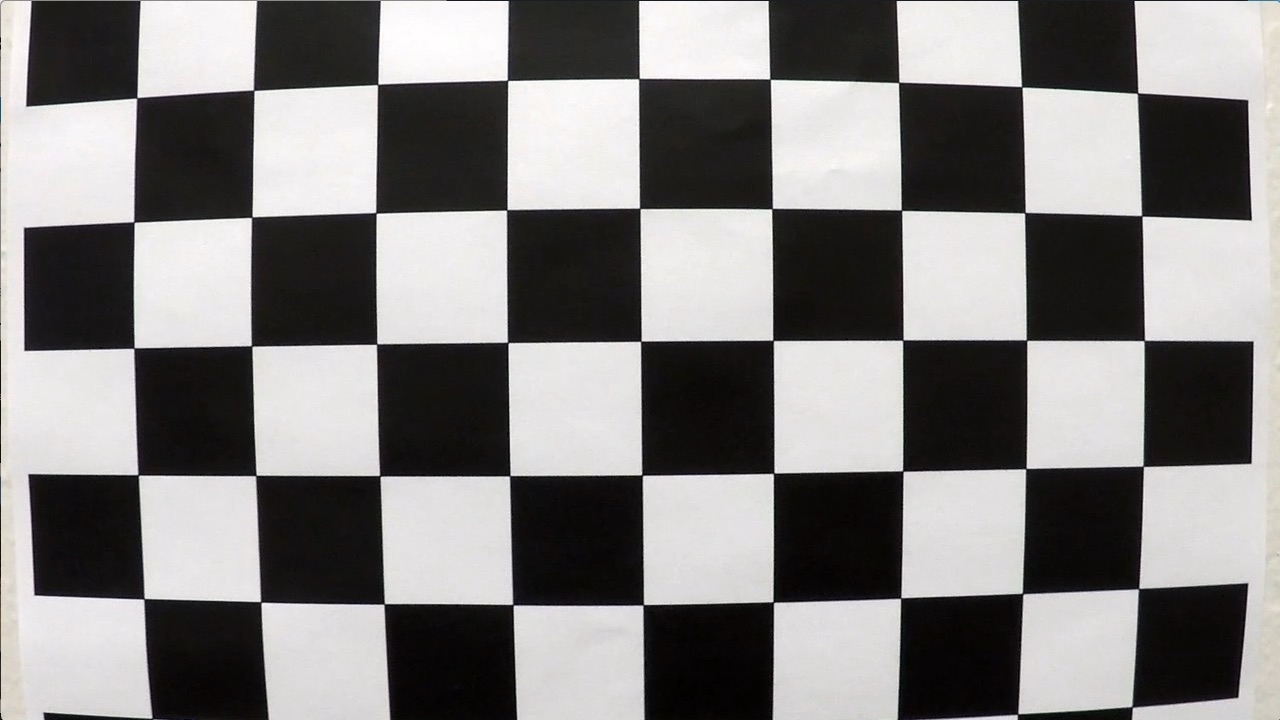
#> input picture advanced_lane_finder/data/camera_cal/calibration1.jpg, 1280 x 720 px
$ python test_pipeline.py   (older library calls are emulated)
#> lines starting #> are read from the running program, lines starting #| are printed output that depends on the picture
### advanced_lane_finder/core/pipeline.py
import cv2
import glob
import matplotlib.pyplot as plt
import numpy as np
import os

from advanced_lane_finder.core.calibration import Calibration
from advanced_lane_finder.core.color import Color
from advanced_lane_finder.core.geometry import Point
from advanced_lane_finder.core.geometry import Transformation
from advanced_lane_finder.core.geometry import Trapezoid
from advanced_lane_finder.core.gradient import Gradient
from advanced_lane_finder.core.lines import Lines
from advanced_lane_finder.core.perspective import Perspective


class Pipeline:
    def __init__(self, nx, ny, kernel_size=3):
        self.img_ = {}
        self.calibration_ = Calibration(nx, ny)
        self.gradient_ = Gradient(kernel_size)
        self.lines_ = Lines()
        self.color_ = {}
        self.perspective_ = {}
        self.gradient_images_ = []
        self.filtered_ = {}
        self.calibration_path_ = "advanced_lane_finder/data/camera_cal/calibration*.jpg"
        self.curvatures_ = {"left": [], "right": []}
        self.offsets_ = []
        self.previous_polinomial_ = {"left": [], "right": [], "set": False}

    def GetCurvatures(self):
        return self.curvatures_

    def GetOffsets(self):
        return self.offsets_

    def Calibrate(self, calibration_images_pattern):
        files = glob.glob(calibration_images_pattern)
        for image in files:
            img = plt.imread(image)
#> img is the input picture: shape (720, 1280, 3); mean R, G, B 130.1, 128.4, 127.8
            gray = cv2.cvtColor(img, cv2.COLOR_RGB2GRAY)
            self.calibration_.Update(gray)
        self.calibration_.Calibrate()

    def InitPerspective(self):

        src_p0 = Point(165, 720)
        src_p1 = Point(550, 480)
        src_p2 = Point(730, 480)
        src_p3 = Point(1115, 720)

        src_trp = Trapezoid(src_p0, src_p1, src_p2, src_p3)

        dst_p0 = Point(250, 720)
        dst_p1 = Point(250, 460)
        dst_p2 = Point(980, 460)
        dst_p3 = Point(980, 720)

        dst_trp = Trapezoid(dst_p0, dst_p1, dst_p2, dst_p3)

        transformation = Transformation(src_trp, dst_trp)
        self.perspective_ = Perspective(transformation)

    def Undistort(self, img):
        self.img_ = self.calibration_.Undistort(img)

    def CalculateGradient(self):
        self.gradient_.CalculateGradient(self.img_)

    def FilterGradients(
        self,
        absolute_thresh=(0, 255),
        magnitude_thresh=(0, 255),
        direction_thresh=(0, np.pi / 2),
    ):
        absolute = self.gradient_.AbsoluteThreshold(absolute_thresh)
        self.gradient_images_.append(absolute[0])
        self.gradient_images_.append(absolute[1])
        self.gradient_images_.append(self.gradient_.MagnitudeThreshold(magnitude_thresh))
        self.gradient_images_.append(self.gradient_.DirectionThreshold(direction_thresh))

    def InitColor(self):
        self.color_ = Color(self.img_)

    def FilterColor(self, threshold=(0, 255)):
        self.filtered_ = self.color_.Filter(threshold)

    def JoinOption(self, option="A"):
        combined = np.zeros_like(self.gradient_images_[0])
        abs_threshold = []
        abs_threshold.append(self.gradient_images_[0])
        abs_threshold.append(self.gradient_images_[1])
        mag_threshold = self.gradient_images_[2]
        dir_threshold = self.gradient_images_[3]
        if option is "A":
            combined[
                ((abs_threshold[0] == 1) | ((mag_threshold == 1) & (dir_threshold == 1)))
                | (self.filtered_ == 1)
            ] = 1
        elif option is "B":
            combined[(abs_threshold[0] == 1) | (self.filtered_ == 1)] = 1
        elif option is "C":
            combined[(abs_threshold[0] == 1) | (self.filtered_ == 1)] = 1
        return combined

    def Transform(self, img):
        return self.perspective_.Transform(img)

    def FitPolynomial(self, img, visualize=False):
        if not self.previous_polinomial_['set']:
            left_fit, right_fit = self.lines_.Process(img, visualize)
            self.previous_polinomial_["left"] = left_fit
            self.previous_polinomial_["right"] = right_fit
            self.previous_polinomial_["set"] = True
        else:
            left_fit, right_fit =  self.lines_.LookBack(img, self.previous_polinomial_['left'].polynomial_, self.previous_polinomial_['right'].polynomial_)
            self.previous_polinomial_["left"] = left_fit
            self.previous_polinomial_["right"] = right_fit
        return left_fit, right_fit

    def CalculateCurvature(self, polynomial_fit, y, ym_per_pix=(30 / 720)):
        return self.lines_.CalculateCurvature(polynomial_fit, y, ym_per_pix)

    def CalculateOffsetFromCenter(self, left_fit, right_fit):
        return self.lines_.CalculateOffsetFromCenter(left_fit, right_fit)

    def PlotLaneOnImage(self, img, left_fit, right_fit):
        lane_img = self.lines_.PlotPoly(img, left_fit, right_fit)
        unwarped_lane = self.perspective_.InverseTransform(lane_img)
        return cv2.addWeighted(self.img_, 1, unwarped_lane, 0.3, 0)

    def Prepare(self):
        self.Calibrate(self.calibration_path_)
        self.InitPerspective()

    # [31 lines left out: function Process, not called in this run]

### advanced_lane_finder/core/calibration.py
import cv2
import numpy as np


class Calibration:
    def __init__(self, nx, ny):
        self.nx_ = nx
        self.ny_ = ny
        self.image_points_ = []
        self.object_points_ = []
        self.matrix = []
        self.distortion_coefficients_ = []
        self.shape_ = []

    def Update(self, image):
        ret, corners = cv2.findChessboardCorners(image, (self.nx_, self.ny_), None)
#> ret = False; corners = None
        if ret == True:
            if len(self.shape_) == 0:
                self.shape_ = image.shape[::-1]
            object_points = np.zeros((self.nx_ * self.ny_, 3), np.float32)
            object_points[:, :2] = np.mgrid[0 : self.nx_, 0 : self.ny_].T.reshape(-1, 2)
            self.image_points_.append(corners)
            self.object_points_.append(object_points)

    def Calibrate(self):
        ret, matrix, dist, rvecs, tvecs = cv2.calibrateCamera(
            self.object_points_, self.image_points_, self.shape_, None, None
        )
#> ret = 0.644; matrix = [[1057.6, 0, 691.1], [0, 1058.6, 278], [0, 0, 1]]; dist = [[-0.322, 0.709, 0.013, 0.00946, -1.02]]; rvecs = ([0.424, -0.236, 0.0488], [-0.024, 0.4, -0.0295]); tvecs = ([-2.48, 1.1, 17.79], [-17.95, -0.401, 29.17])
        self.matrix_ = matrix
#> self.matrix_ = [[1057.6, 0, 691.1], [0, 1058.6, 278], [0, 0, 1]]
        self.distortion_coefficients_ = dist
#> self.distortion_coefficients_ = [[-0.322, 0.709, 0.013, 0.00946, -1.02]]
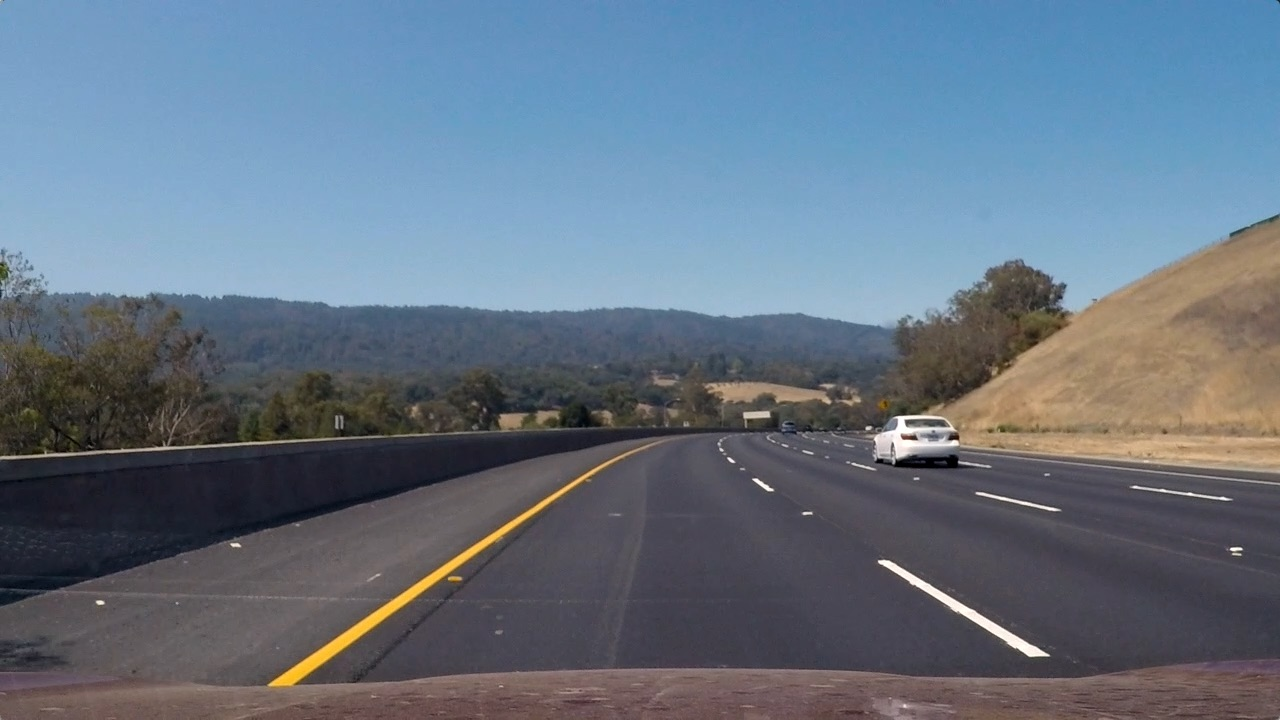
#> input picture advanced_lane_finder/data/test_images/test3.jpg, 1280 x 720 px, found by its file name
#> further down, img is the input picture: shape (720, 1280, 3); mean R, G, B 101.1, 115.3, 130.7

    def Undistort(self, image):
        return cv2.undistort(image, self.matrix_, self.distortion_coefficients_, None, self.matrix_)

### advanced_lane_finder/core/gradient.py
import cv2
import numpy as np


class Gradient:
    def __init__(self, kernel_size=3):
        self.kernel_size_ = kernel_size
        self.x_ = []
        self.y_ = []

    def CalculateGradient(self, img):
        gray = cv2.cvtColor(img, cv2.COLOR_RGB2GRAY)
        self.x_ = cv2.Sobel(gray, cv2.CV_64F, 1, 0, ksize=self.kernel_size_)
        self.y_ = cv2.Sobel(gray, cv2.CV_64F, 0, 1, ksize=self.kernel_size_)

    def Scale(self, img, peak=255):
#> called with peak = 255
        return np.uint8(peak * img / np.max(img))
#> returned value: shape (720, 1280)

    def AbsoluteThreshold(self, thresh=(0, 255)):
        absolute = (np.absolute(self.x_), np.absolute(self.y_))
        scaled_abs = (self.Scale(absolute[0]), self.Scale(absolute[1]))
#> call 2 of Scale, with peak = 255
#> in Scale (call 2), `return np.uint8(peak * img / np.max(img))`:
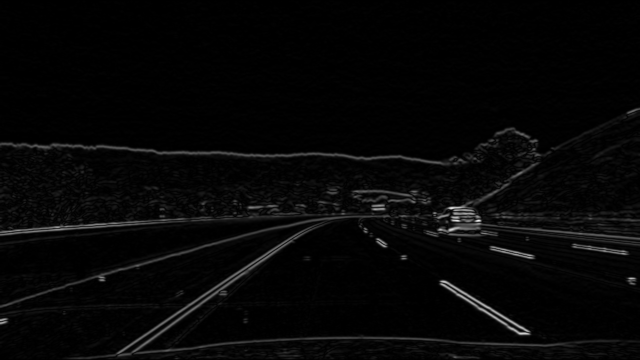
#> returned value: shape (720, 1280) (shown at 1/2 size); min 0, max 255, mean 6.4
        output = np.zeros_like(scaled_abs)
        output[0, (scaled_abs[0] > thresh[0]) & (scaled_abs[0] < thresh[1])] = 1
        output[1, (scaled_abs[1] > thresh[0]) & (scaled_abs[1] < thresh[1])] = 1
        return output

    def MagnitudeThreshold(self, thresh=(0, 255)):
#> called with thresh = (30, 100)
        magnitude = np.sqrt(self.x_ ** 2 + self.y_ ** 2)
        scaled_mag = self.Scale(magnitude)
        output = np.zeros_like(scaled_mag)
        output[(scaled_mag > thresh[0]) & (scaled_mag < thresh[1])] = 1
        return output

    def DirectionThreshold(self, thresh=(0, np.pi / 2)):
#> called with thresh = (0.7, 1.3)
        absolute = (np.absolute(self.x_), np.absolute(self.y_))
        atan_abs_sob_gra = np.arctan2(absolute[1], absolute[0])
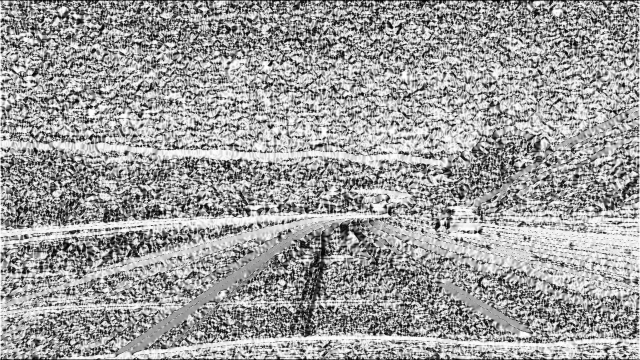
#> atan_abs_sob_gra: shape (720, 1280) float64 (shown at 1/2 size); min 0, max 1.57, mean 0.972; drawn with min black and max white
        output = np.zeros_like(self.x_)
        output[(atan_abs_sob_gra > thresh[0]) & (atan_abs_sob_gra < thresh[1])] = 1
        return output

### advanced_lane_finder/core/color.py
import cv2
import numpy as np


class Color:
    def __init__(self, img):
        self.s_ = cv2.cvtColor(img, cv2.COLOR_RGB2HLS)[:, :, 2]
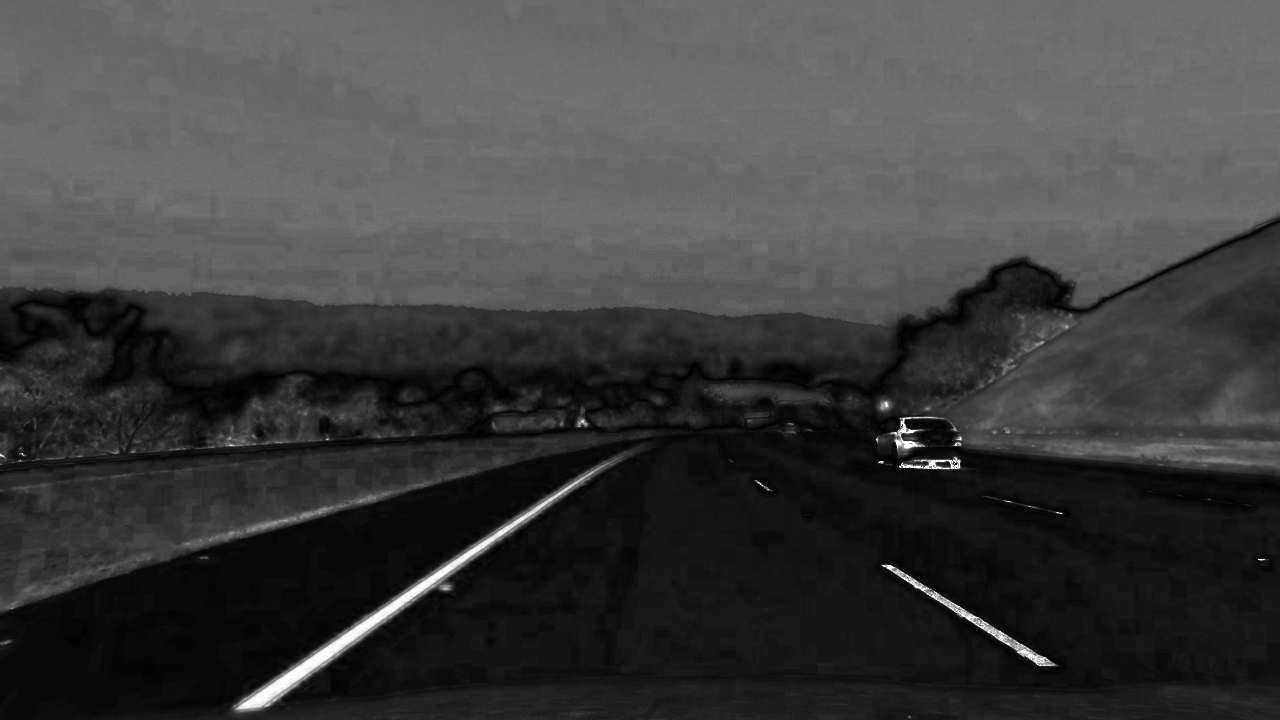
#> self.s_: shape (720, 1280); min 0, max 255, mean 61.6
#> (the rest of the program and of its run is left out)
